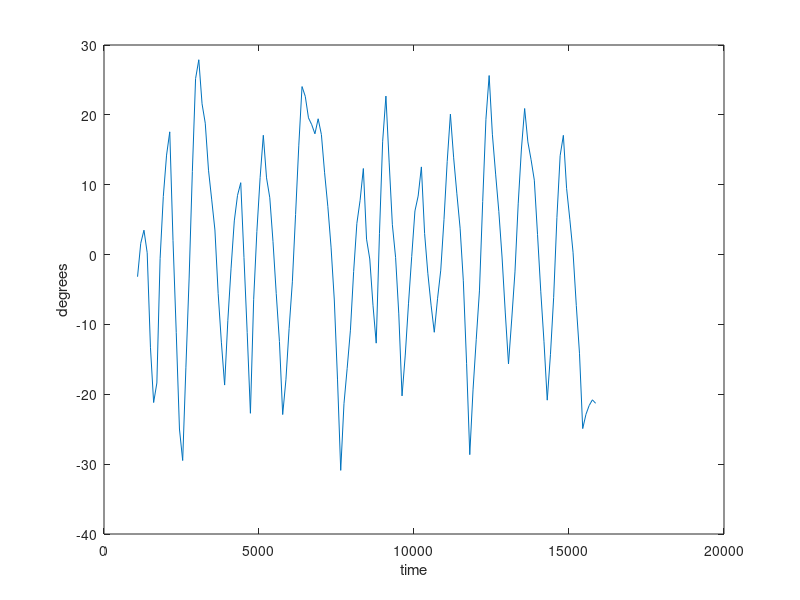

MATLAB code for this plot: (Note: this script raises an error after producing the figure.)
%% sample data
A = [1082		-3.17	34.61
1185		1.62	38.81
1289		3.49	35.91
1393		0.26	-29.38
1498		-13.26	-47.34
1601		-21.18	-49.45
1705		-18.38	34.61
1810		-0.55	52.24
1913		8.32	57.14
2018		14.24	53.87
2121		17.57	-29.10
2226		2.01	-54.39
2330		-11.13	-56.59
2434		-24.97	-54.39
2538		-29.48	29.38
2642		-16.12	54.98
2746		-3.36	59.34
2850		11.91	59.83
2954		25.19	58.77
3058		27.89	-22.85
3163		21.58	-48.97
3266		18.81	-48.97
3371		12.08	-48.97
3475		7.83	-52.24
3578		3.52	-53.87
3683		-5.60	-53.87
3786		-12.54	-55.50
3891		-18.68	29.67
3995		-9.41	56.59
4099		-1.94	59.34
4203		4.82	60.40
4307		8.48	54.98
4411		10.29	-28.02
4515		-0.41	-50.12
4619		-11.18	-54.39
4723		-22.72	34.28
4828		-6.40	57.14
4931		3.30	60.40
5036		11.02	57.14
5139		17.08	-26.37
5243		10.98	-50.61
5348		8.13	-50.61
5451		1.88	-52.24
5556		-5.59	-55.50
5659		-12.45	-54.98
5764		-22.90	29.67
5868		-17.93	57.14
5971		-10.60	58.21
6076		-3.90	62.64
6180		5.75	61.44
6284		15.66	59.34
6388		24.05	-22.64
6492		22.66	-42.44
6596		19.57	-45.71
6701		18.59	-50.61
6804		17.29	-49.45
6908		19.44	-48.97
7013		17.17	-50.61
7116		11.71	-50.61
7221		6.85	-52.24
7324		1.07	-53.36
7429		-6.50	-54.39
7533		-17.94	-54.98
7636		-30.89	32.97
7741		-21.35	55.50
7844		-16.28	58.21
7949		-10.82	59.34
8053		-2.43	59.83
8157		4.47	57.69
8261		7.77	58.77
8366		12.32	-27.75
8469		2.21	-52.75
8573		-0.63	-53.36
8677		-7.25	-53.87
8781		-12.68	31.02
8886		3.05	58.77
8989		16.23	58.77
9094		22.69	-23.08
9198		13.24	-45.27
9302		4.27	-51.10
9406		-0.40	-52.24
9509		-8.49	-52.24
9614		-20.23	32.97
9718		-14.38	58.21
9822		-7.05	59.34
9926		-0.29	59.83
10030		6.24	59.34
10134		8.38	62.64
10238		12.55	-25.87
10342		3.02	-49.45
10446		-2.67	-53.36
10551		-7.24	-57.14
10654		-11.12	26.12
10759		-6.33	52.24
10863		-2.23	58.21
10967		5.00	60.99
11071		13.34	58.77
11174		20.10	-25.87
11279		13.85	-46.15
11383		8.70	-48.51
11487		3.78	-48.97
11591		-3.76	-52.24
11696		-15.56	-55.50
11799		-28.64	29.10
11904		-19.37	57.69
12008		-12.12	60.40
12111		-5.20	58.21
12216		7.60	60.99
12320		19.37	58.21
12424		25.63	-21.43
12528		17.23	-44.08
12633		11.52	-50.61
12736		6.19	-52.75
12840		-0.35	-51.74
12945		-8.36	-53.87
13048		-15.65	29.38
13153		-9.22	58.77
13257		-2.48	58.21
13361		7.26	59.34
13465		15.11	59.83
13569		20.91	-24.49
13673		16.13	-46.15
13777		13.57	-46.89
13881		10.65	-51.10
13985		2.85	-52.24
14090		-5.33	-53.87
14193		-12.48	-53.87
14298		-20.84	31.32
14402		-14.27	56.59
14505		-6.12	60.99
14610		5.32	62.03
14714		14.15	56.59
14818		17.07	-24.72
14922		9.49	-45.27
15026		5.06	-51.10
15130		0.34	-53.87
15235		-7.27	-53.87
15338		-14.12	-56.04
15442		-24.91	32.34
15547		-22.87	55.50
15650		-21.61	60.40
15755		-20.79	58.77
15858		-21.29	56.59


]
%% controller
n = length(A(:,1));
time = A(:,1);
angle = A(:,2);
input = A(:,3);

plot(time,angle);xlabel('time');ylabel('degrees');

dat = iddata(angle,input,0.1);

%plot(dat)

H = tfest(dat,3,1)
%compare(dat,H)

Hds = tf(1, [2 2]);
Hfinvers = tf([1 10.47 141.2 88.7], [10.83, 107.7]);
Hr = Hds * Hfinvers;




H = tf(H);
Ho = feedback(H,1);


%% machine learning try
% NET = cascadeforwardnet(20);

%Create a two-layer, feed-forward neural network and initialize the network input and output dimensions to 2 and 1, respectively. Use 5 neurons for first layer and 7 for second layer.
%NET = feedforwardnet([5 7]);

%net = feedforwardnet([5 8 2]);
%net.layers{1}.transferFcn = 'logsig';
%net.layers{2}.transferFcn = 'radbas';
%net.layers{3}.transferFcn = 'purelin';

%view(net)

%NET = cascadeforwardnet(20);
%N = neuralnet(NET);
%Model = nlarx(dat, [2 2 1], N);

%compare(dat, Model)

%io = linio(Model);
%linsys = linearize(Model,io);
%tf(linsys)



